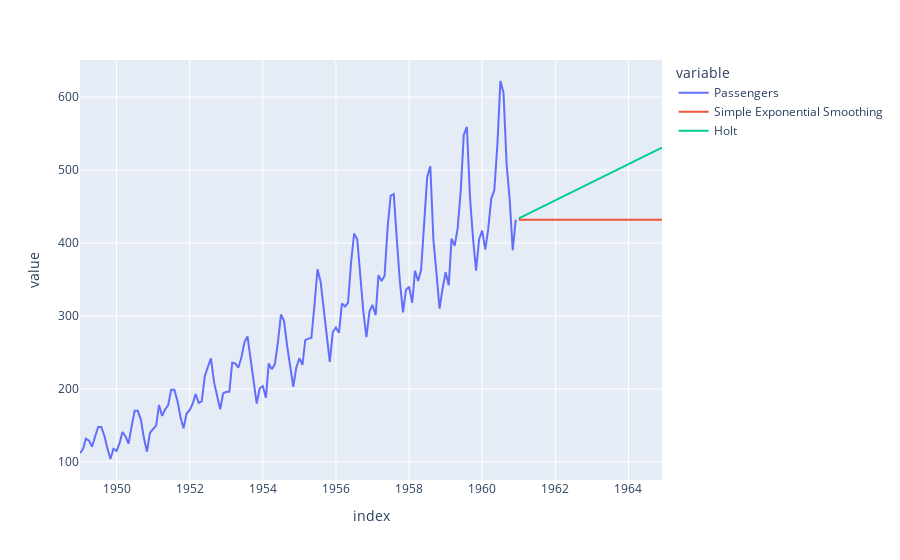

Notebook code cell kept with this figure:
### Markdown cell above
### Holt's Exponential Smoothing

### Code cell
def holt_forecast(data, horizon): #!
    model = ExponentialSmoothing(data, trend='add')
    model_fit = model.fit()
    forecast = model_fit.forecast(steps=horizon)
    return forecast

df_forecast_exponential['Holt'] = holt_forecast(data, horizon)

pd.concat([df_passengers, df_forecast_exponential]).plot()

### Figure 1 — Plotly figure (JSON) as saved in the notebook; plotly's stock layout.template omitted (floating-point values rounded to 4 significant figures; data arrays with more than 128 entries replaced by an {"elided": "..."} marker saying what was removed)
{"data": [{"hovertemplate": "variable=Passengers<br>index=%{x}<br>value=%{y}<extra></extra>", "legendgroup": "Passengers", "line": {"color": "#636efa", "dash": "solid"}, "marker": {"symbol": "circle"}, "mode": "lines", "name": "Passengers", "orientation": "v", "showlegend": true, "type": "scatter", "x": {"elided": "192 str values"}, "xaxis": "x", "y": {"elided": "192 int values"}, "yaxis": "y"}, {"hovertemplate": "variable=Simple Exponential Smoothing<br>index=%{x}<br>value=%{y}<extra></extra>", "legendgroup": "Simple Exponential Smoothing", "line": {"color": "#EF553B", "dash": "solid"}, "marker": {"symbol": "circle"}, "mode": "lines", "name": "Simple Exponential Smoothing", "orientation": "v", "showlegend": true, "type": "scatter", "x": {"elided": "192 str values"}, "xaxis": "x", "y": {"elided": "192 float values"}, "yaxis": "y"}, {"hovertemplate": "variable=Holt<br>index=%{x}<br>value=%{y}<extra></extra>", "legendgroup": "Holt", "line": {"color": "#00cc96", "dash": "solid"}, "marker": {"symbol": "circle"}, "mode": "lines", "name": "Holt", "orientation": "v", "showlegend": true, "type": "scatter", "x": {"elided": "192 str values"}, "xaxis": "x", "y": {"elided": "192 float values"}, "yaxis": "y"}], "layout": {"autosize": true, "legend": {"title": {"text": "variable"}, "tracegroupgap": 0}, "margin": {"t": 60}, "xaxis": {"anchor": "y", "autorange": true, "domain": [0, 1], "range": ["1949-01-01", "1964-12-01"], "title": {"text": "index"}, "type": "date"}, "yaxis": {"anchor": "x", "autorange": true, "domain": [0, 1], "range": [75.22, 650.8], "title": {"text": "value"}, "type": "linear"}}}
